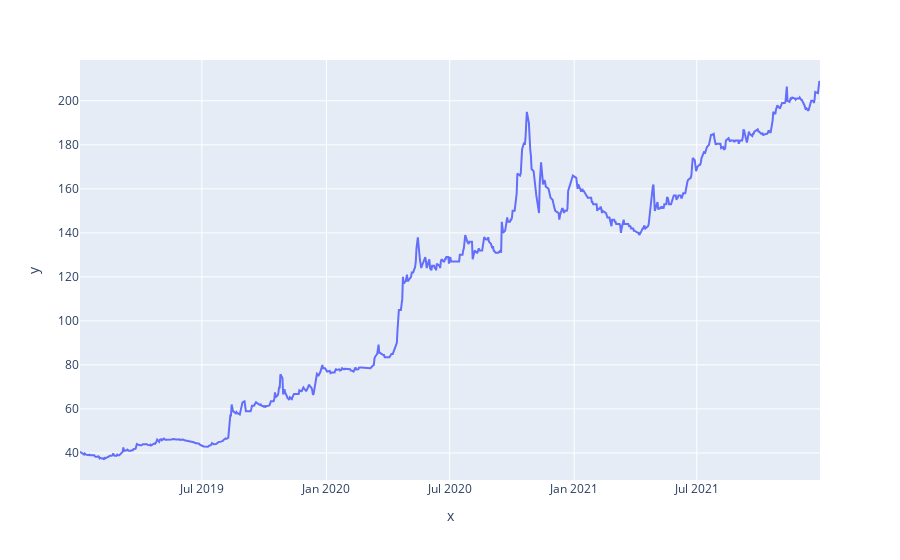

This figure's notebook cell:
### Code cell
import plotly.express as px
fig=px.line(x=df.Fecha,y=df.Venta)
fig.show()

### Figure 1 — Plotly figure (JSON) as saved in the notebook; plotly's stock layout.template omitted (floating-point values rounded to 4 significant figures; data arrays with more than 128 entries replaced by an {"elided": "..."} marker saying what was removed)
{"data": [{"hovertemplate": "x=%{x}<br>y=%{y}<extra></extra>", "legendgroup": "", "line": {"color": "#636efa", "dash": "solid"}, "marker": {"symbol": "circle"}, "mode": "lines", "name": "", "orientation": "v", "showlegend": false, "type": "scatter", "x": {"elided": "731 str values"}, "xaxis": "x", "y": {"elided": "731 float values"}, "yaxis": "y"}], "layout": {"legend": {"tracegroupgap": 0}, "margin": {"t": 60}, "xaxis": {"anchor": "y", "domain": [0, 1], "title": {"text": "x"}}, "yaxis": {"anchor": "x", "domain": [0, 1], "title": {"text": "y"}}}}
